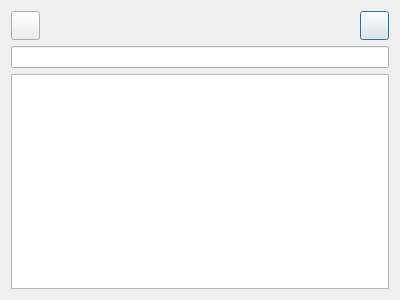
<?xml version="1.0" encoding="UTF-8"?>
<ui version="4.0">
 <class>Roster</class>
 <widget class="QWidget" name="Roster">
  <property name="geometry">
   <rect>
    <x>0</x>
    <y>0</y>
    <width>400</width>
    <height>300</height>
   </rect>
  </property>
  <property name="windowTitle">
   <string>Form</string>
  </property>
  <layout class="QVBoxLayout" name="verticalLayout">
   <item>
    <layout class="QHBoxLayout" name="horizontalLayout_3">
     <item>
      <widget class="QPushButton" name="pushButton_addContact">
       <property name="minimumSize">
        <size>
         <width>29</width>
         <height>29</height>
        </size>
       </property>
       <property name="maximumSize">
        <size>
         <width>29</width>
         <height>29</height>
        </size>
       </property>
       <property name="text">
        <string/>
       </property>
       <property name="icon">
        <iconset resource="xmpp.qrc">
         <normaloff>:/xmpp/resources/addButton.png</normaloff>:/xmpp/resources/addButton.png</iconset>
       </property>
       <property name="iconSize">
        <size>
         <width>29</width>
         <height>29</height>
        </size>
       </property>
      </widget>
     </item>
     <item>
      <spacer name="horizontalSpacer_3">
       <property name="orientation">
        <enum>Qt::Horizontal</enum>
       </property>
       <property name="sizeHint" stdset="0">
        <size>
         <width>40</width>
         <height>20</height>
        </size>
       </property>
      </spacer>
     </item>
     <item>
      <widget class="QPushButton" name="pushButton_settings">
       <property name="minimumSize">
        <size>
         <width>29</width>
         <height>29</height>
        </size>
       </property>
       <property name="maximumSize">
        <size>
         <width>29</width>
         <height>29</height>
        </size>
       </property>
       <property name="text">
        <string/>
       </property>
       <property name="icon">
        <iconset resource="xmpp.qrc">
         <normaloff>:/xmpp/resources/settingsButton.png</normaloff>:/xmpp/resources/settingsButton.png</iconset>
       </property>
       <property name="iconSize">
        <size>
         <width>29</width>
         <height>29</height>
        </size>
       </property>
       <property name="default">
        <bool>true</bool>
       </property>
      </widget>
     </item>
    </layout>
   </item>
   <item>
    <widget class="searchLineEdit" name="lineEdit_filter">
     <property name="enabled">
      <bool>true</bool>
     </property>
    </widget>
   </item>
   <item>
    <widget class="rosterListView" name="listView">
     <property name="editTriggers">
      <set>QAbstractItemView::NoEditTriggers</set>
     </property>
     <property name="verticalScrollMode">
      <enum>QAbstractItemView::ScrollPerPixel</enum>
     </property>
    </widget>
   </item>
  </layout>
 </widget>
 <customwidgets>
  <customwidget>
   <class>rosterListView</class>
   <extends>QListView</extends>
   <header>rosterListView.h</header>
  </customwidget>
  <customwidget>
   <class>searchLineEdit</class>
   <extends>QLineEdit</extends>
   <header>searchLineEdit.h</header>
  </customwidget>
 </customwidgets>
 <resources>
  <include location="xmpp.qrc"/>
 </resources>
 <connections/>
</ui>
